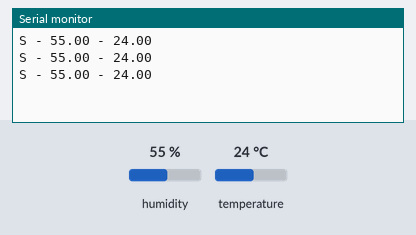
Simulated run of this sketch. Board: Arduino Uno, built with avr-gcc and run on an emulated ATmega328P. On the bench: the last lines printed to the serial monitor. Inputs (shaded band) come from the test bench; at power-on: humidity 55 %, temperature 24 °C.

Above: at 2.8 s.
2.9 s: humidity set to 22 %
At 5.4 s:
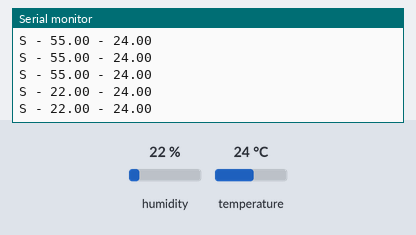
5.6 s: temperature set to 12 °C
At 7.8 s:
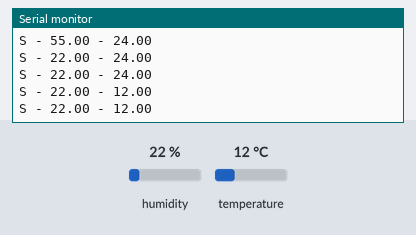
8.3 s: humidity set to 40 %
At 10.0 s:
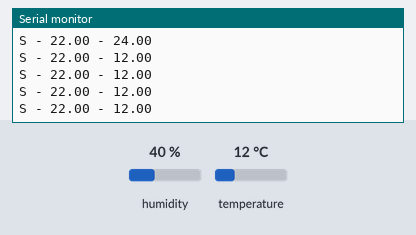
Timing chart, 0 to 11.5 s (numbered marks = the images above; inputs shaded):
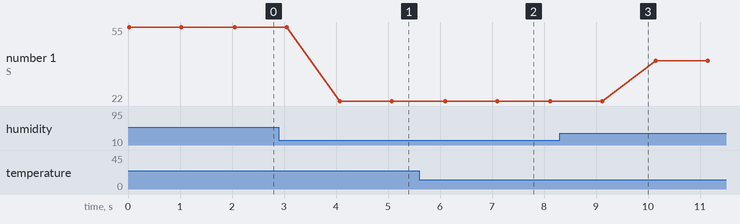

The sketch:

ProjetoMeteorologico_ColetaLocal.ino
```cpp
#include "DHT.h"

#define DHTPin A1
#define DHTType DHT11
DHT sensor (DHTPin, DHTType);

void setup() {
  Serial.begin(9600);
  sensor.begin();

}

void loop() {
  float h = sensor.readHumidity();
  float t = sensor.readTemperature();

  if (isnan(t) || isnan(h))
  {
    Serial.print("F");
  }
  else
  {
    Serial.print("S");
    Serial.print(" - ");
    Serial.print(h);
    Serial.print(" - ");
    Serial.print(t);
    Serial.print("\n");
  }
  delay(1000);
}
```

Measured:
- after the input at 2.9 s, the serial monitor: prints a new line after 1.2 s (image 1)
- after the input at 5.6 s, the serial monitor: prints a new line after 0.50 s (image 2)
- plotted number 1: 55 → 22 after the input at 2.9 s, 22 → 40 after the input at 8.3 s
